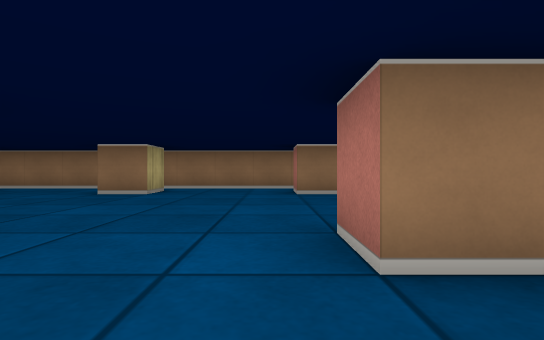
[1] (above)

22 first-person views from a walk through a cub3D maze. The camera is about half as high as the walls, looks level and sees 80° across. The floor is counted in squares. Each view is taken from the middle of a square. On the plan, view 1 faces up. The plan holds only what a view shows up to about 9 squares ahead; the rest is blank.

[2]
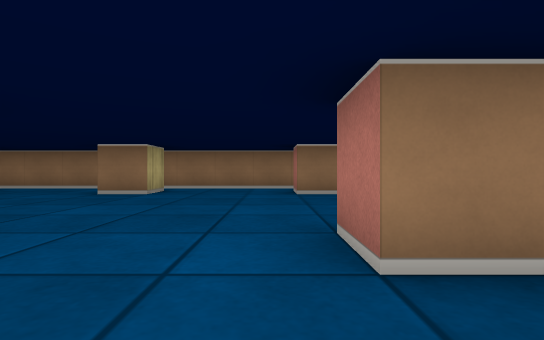

[3]
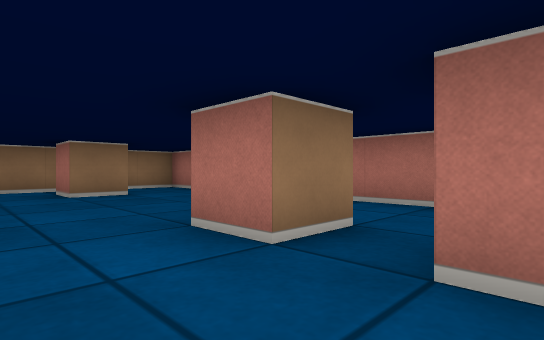

[4]
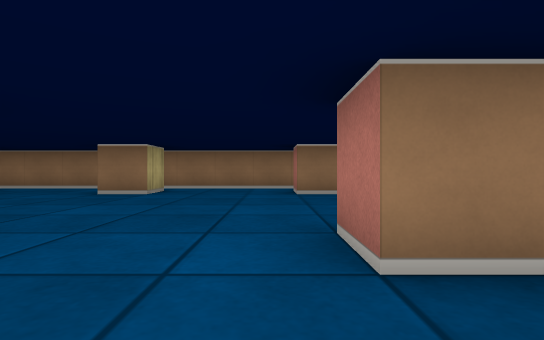

[5]
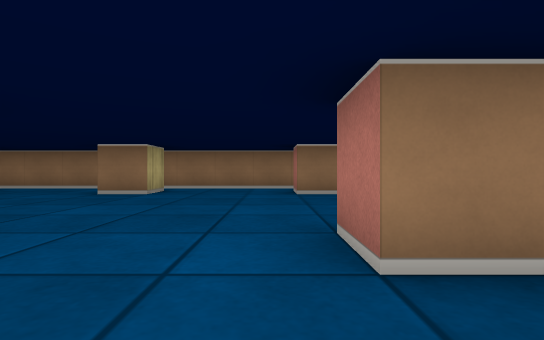

[6]
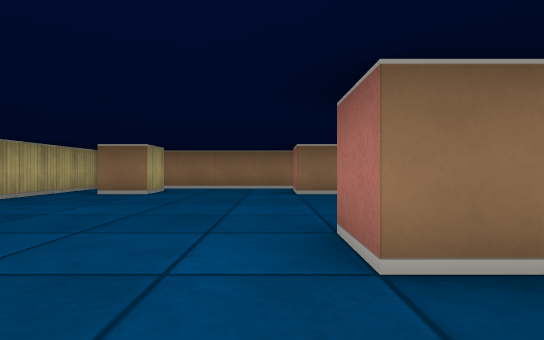

[7]
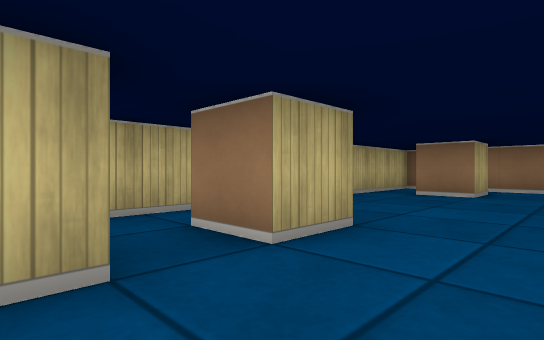

[8]
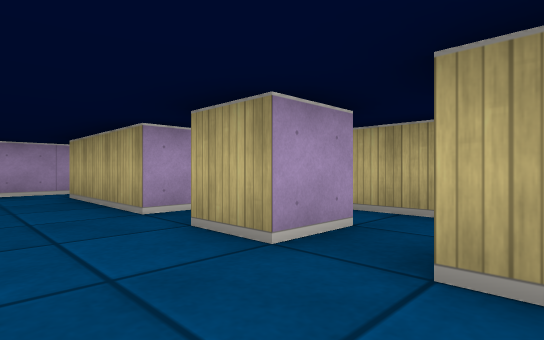

[9]
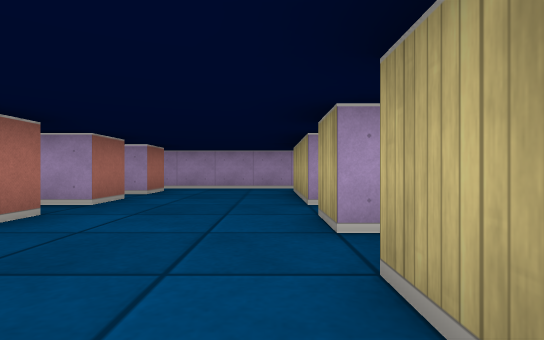

[10]
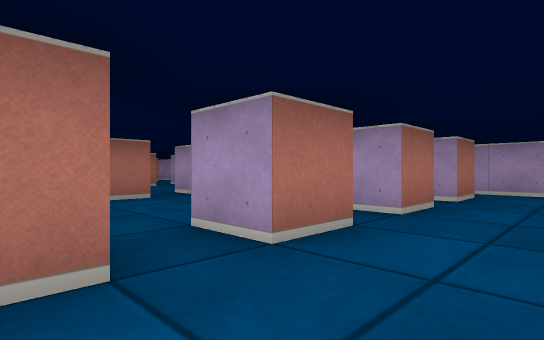

[11]
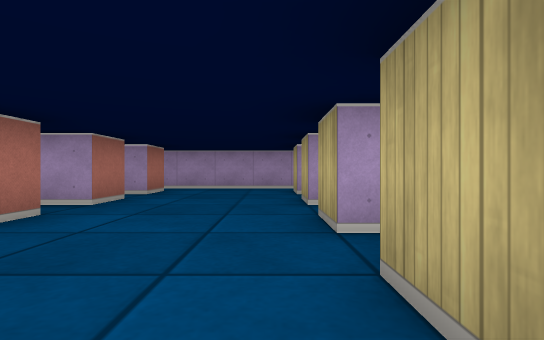

[12]
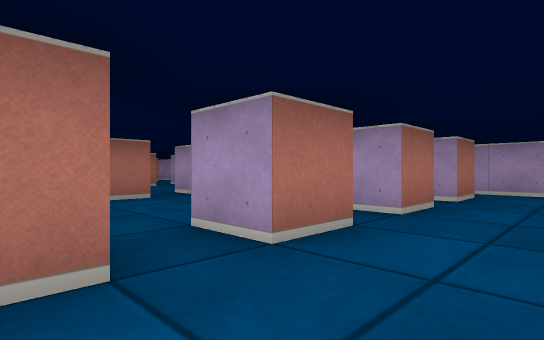

[13]
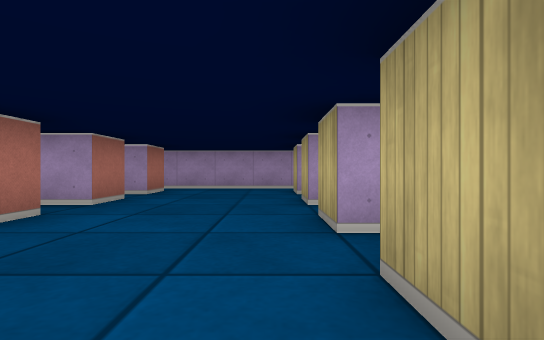

[14]
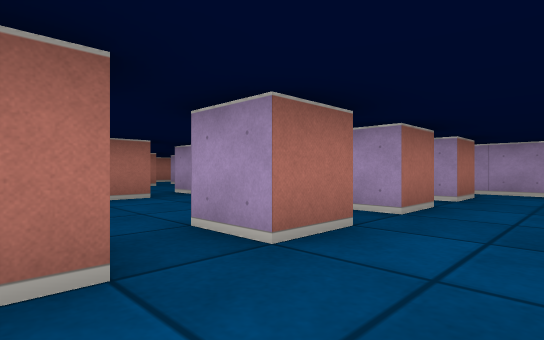

[15]
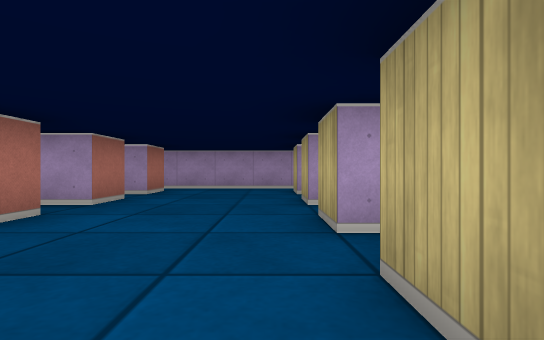

[16]
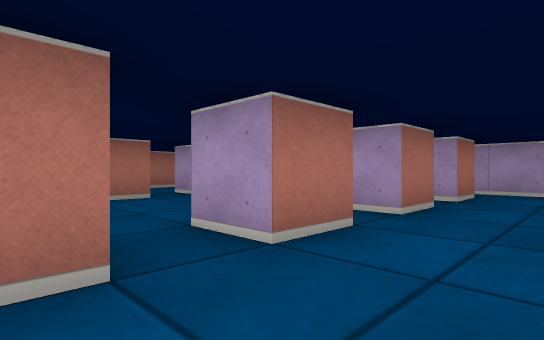

[17]
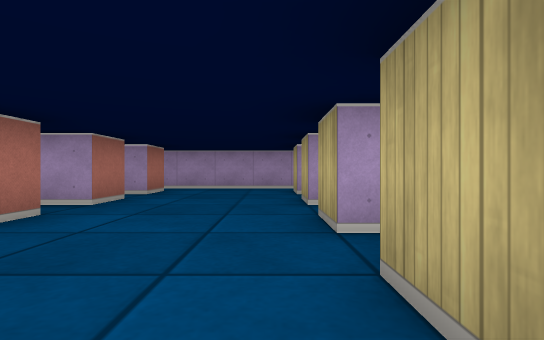

[18]
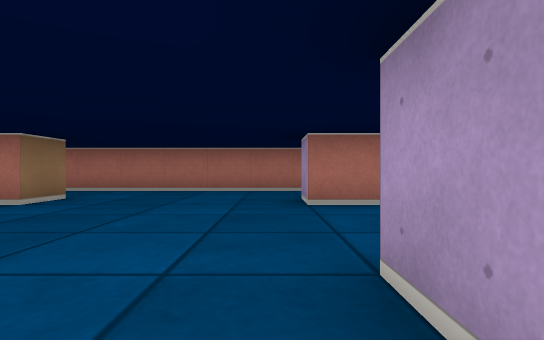

[19]
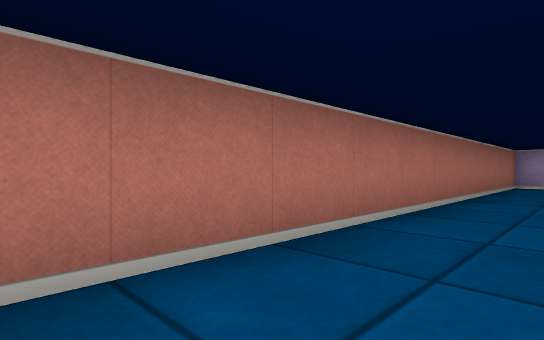

[20]
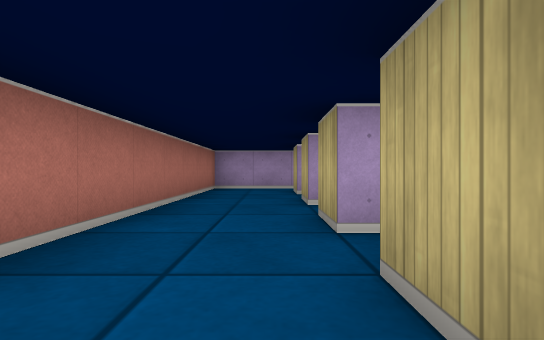

[21]
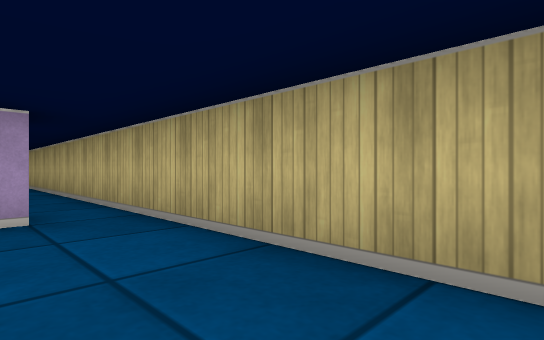

[22]
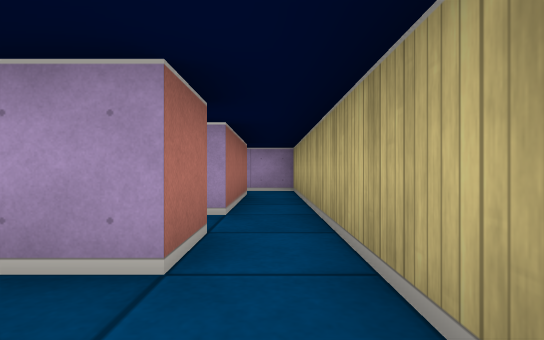

### Floor plan
Points are (right, up) in squares from view 1. A wall is a line through its corners. A room is listed if a view was taken in it or the views show most of it. See-through windows are left out.
Room 1 (views 1, 2, 3, 4, 5, 6, 7, 8, 9, 10, 11, 12, 13, 14, 15, 16, 17, 18, 19, 20, 21, 22)
walls: (-2.5, 2.5) (-2.5, 1.5) (-3.5, 1.5) (-3.5, 2.5); (-6.5, 2.5) (-6.5, 1.5) (-7.5, 1.5) (-7.5, 2.5); (-3.5, -0.5) (-3.5, 0.5) (-2.5, 0.5) (-2.5, -0.5); (-7.5, -0.5) (-7.5, 0.5) (-6.5, 0.5) (-6.5, -0.5); (-3.5, -2.5) (-3.5, -1.5) (-2.5, -1.5) (-2.5, -2.4); (0.5, 1.5) (0.5, 2.5) (1.5, 2.5) (1.5, 1.5) (0.5, 1.5); (0.5, -0.5) (0.5, 0.5) (1.5, 0.5) (1.5, -0.5); (-7.5, -2.5) (-7.5, -1.5) (-6.5, -1.5) (-6.5, -2.4); (-2.5, 7.5) (-2.5, 6.5) (-3.5, 6.5) (-3.5, 7.4); (-6.5, 7.5) (-6.5, 6.5) (-7.5, 6.5) (-7.5, 7.4); (0.5, -2.5) (0.5, -1.5) (1.5, -1.5) (1.5, -2.4); (-10.5, 2.5) (-10.5, 1.5) (-11.5, 1.5) (-11.5, 2.5); (-3.5, -4.5) (-3.5, -3.5) (-2.5, -3.5) (-2.5, -4.4); (-7.5, -4.5) (-7.5, -3.5) (-6.5, -3.5) (-6.5, -4.4); (1.5, 7.5) (1.5, 6.5) (0.5, 6.5) (0.5, 7.4); (-11.5, -0.5) (-11.5, 0.5) (-10.5, 0.5) (-10.5, -0.5); (0.5, -4.5) (0.5, -3.5) (1.5, -3.5) (1.5, -4.4); (-10.5, 7.5) (-10.5, 6.5) (-11.5, 6.5) (-11.5, 7.4); (4.5, 1.5) (4.5, 2.5) (5.5, 2.5) (5.5, 1.5) (4.5, 1.5); (-11.5, -2.5) (-11.5, -1.5) (-10.5, -1.5) (-10.5, -2.4); (4.5, -0.5) (4.5, 0.5); (4.5, -2.5) (4.5, -1.5) (5.5, -1.5) (5.5, -2.4); (5.5, 0.5) (5.5, -0.5); (-11.5, -4.5) (-11.5, -3.5) (-10.5, -3.5) (-10.5, -4.4); (-14.5, 2.5) (-14.5, 1.5) (-15.5, 1.5); (5.5, 6.5) (4.5, 6.5) (4.5, 7.5); (4.5, -4.5) (4.5, -3.5) (5.5, -3.5) (5.5, -4.4); (4.8, 8.5) (-16.5, 8.5) (-16.5, -5.5) (7.5, -5.5) (7.5, 8.2); (-15.5, -0.5) (-15.5, 0.5) (-14.5, 0.5) (-14.5, -0.5); (-14.5, 7.5) (-14.5, 6.5) (-15.5, 6.5); (7.2, 8.5) (6.2, 8.5); (-15.5, -4.4) (-15.5, -1.5) (-14.5, -1.5) (-14.5, -4.5)

Where each view was taken, in squares from view 1:
view 1: 0 up, 0 right, facing up
view 2: 0 up, 4 right, facing up
view 3: 0 up, 3 right, facing up-right
view 4: 0 up, 4 left, facing up
view 5: 0 up, 8 left, facing up
view 6: 0 up, 12 left, facing up
view 7: 0 up, 13 left, facing up-left
view 8: 2 up, 13 left, facing down-left
view 9: 3 up, 14 left, facing down
view 10: 2 up, 13 left, facing down-right
view 11: 3 up, 10 left, facing down
view 12: 2 up, 9 left, facing down-right
view 13: 3 up, 6 left, facing down
view 14: 2 up, 5 left, facing down-right
view 15: 3 up, 2 left, facing down
view 16: 2 up, 1 left, facing down-right
view 17: 3 up, 2 right, facing down
view 18: 3 up, 0 right, facing right
view 19: 5 up, 6 right, facing down-right
view 20: 3 up, 6 right, facing down
view 21: 6 up, 15 left, facing down-left
view 22: 2 up, 16 left, facing down
